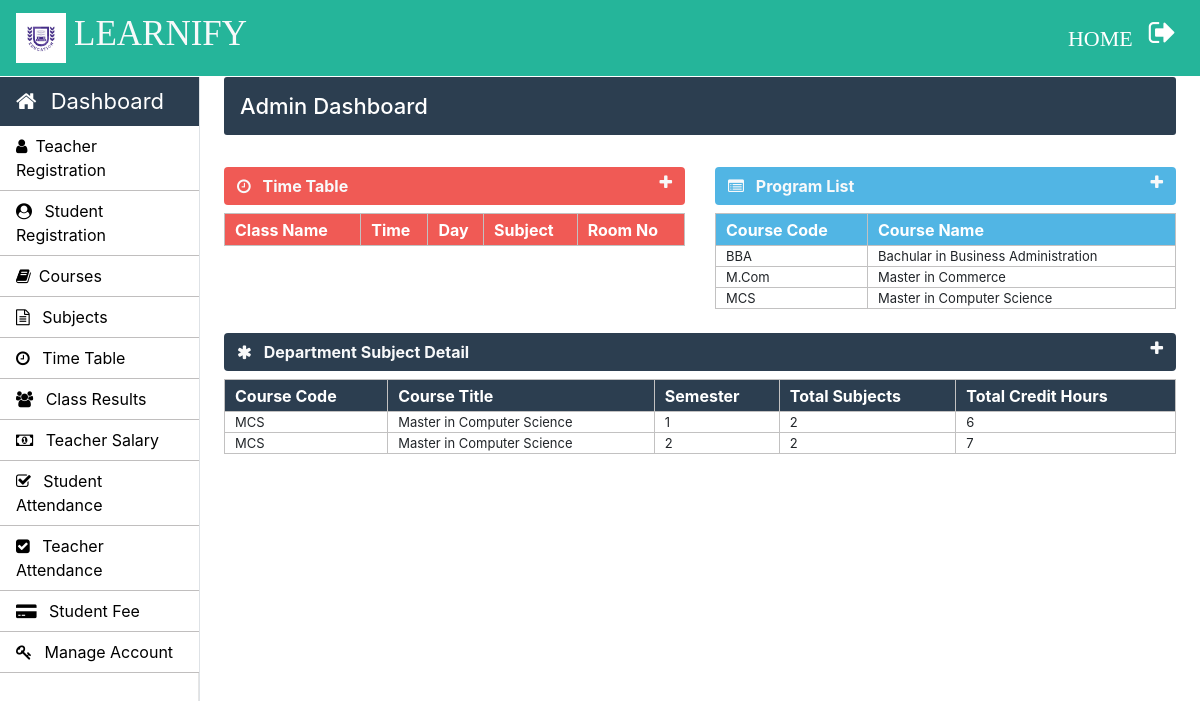
The page /admin/admin-index.php (signed in) on the database its author committed.
### tables this page shows
CREATE TABLE IF NOT EXISTS `courses` (
  `course_code` varchar(10) NOT NULL,
  `course_name` varchar(50) NOT NULL,
  `semester_or_year` varchar(10) NOT NULL,
  `no_of_year` int NOT NULL,
  PRIMARY KEY (`course_code`)
);

### Admin/admin-index.php (the view, shortened to what this page needs)
	<?php
		require_once "../connection/connection.php";
	?>
	<?php include('../common/common-header.php') ?>
	<?php include('../common/admin-sidebar.php') ?>
		<main role="main" class="col-xl-10 col-lg-9 col-md-8 ml-sm-auto px-md-4 mb-2 w-100 page-content-index">
			<div class="flex-wrap flex-md-no-wrap pt-3 pb-2 mb-3 text-white admin-dashboard pl-3">
				<h4>Admin Dashboard </h4>
			</div>
			<div class="row">
				<div class=" col-lg-6 col-md-12 col-sm-12 ">
					<div>
						<section class="mt-3">
							<div class="btn btn-block table-one text-light d-flex">
								<span class="font-weight-bold"><i class="fa fa-clock-o mr-2" aria-hidden="true"></i> Time Table</span>
								<a href="" class="ml-auto" data-toggle="collapse" data-target="#collapseOne"><i class="fa fa-plus text-light" aria-hidden="true"></i></a>
							</div>
							<div class="collapse show mt-2" id="collapseOne">
								<table class="w-100 table-elements table-one-tr"cellpadding="2">
									<tr class="pt-5 table-one text-white" style="height: 32px;">
										<th>Class Name</th>
										<th>Time</th>
										<th>Day</th>
										<th>Subject</th>
										<th>Room No</th>
									</tr>
								</table>
							</div>
						</section>
					</div>
				</div>
				<div class=" col-lg-6 col-md-12 col-sm-12">
					<div>
						<section class="mt-3">
							<div class="btn btn-block table-two text-light d-flex">
								<span class="font-weight-bold"><i class="fa fa-list-alt mr-2" aria-hidden="true"></i> Program List</span>
								<a href="" class="ml-auto" data-toggle="collapse" data-target="#collapsetwo"><i class="fa fa-plus text-light" aria-hidden="true"></i></a>
							</div>
							<div class="collapse show mt-2" id="collapsetwo">
								<table class="w-100 table-elements table-two-tr"cellpadding="2">
									<tr class="pt-5 table-two text-white" style="height: 32px;">
										<th>Course Code</th>
										<th>Course Name</th>
									</tr>
									<?php
										$query="select course_name,course_code from courses";
										$run=mysqli_query($con,$query);
										while($row=mysqli_fetch_array($run)) { ?>
											<tr>
												<td><?php echo $row['course_code'] ?></td>
												<td><?php echo $row['course_name'] ?></td>
											</tr>
										<?php }
									?>
								</table>
							</div>
						</section>
					</div>
				</div>
				<div class="col-md-12">
					<div>
						<section class="mt-4">
							<div class="btn btn-block table-three text-light d-flex">
								<span class="font-weight-bold"><i class="fa fa-asterisk mr-2" aria-hidden="true"></i> Department Subject Detail</span>
								<a href="" class="ml-auto" data-toggle="collapse" data-target="#collapsethree"><i class="fa fa-plus text-light" aria-hidden="true"></i></a>
							</div>
							<div class="collapse show mt-2" id="collapsethree">
								<table class="w-100 table-elements table-three-tr"cellpadding="2">
									<tr class="pt-5 table-three text-white" style="height: 32px;">
										<th>Course Code</th>
										<th>Course Title</th>
										<th>Semester</th>
										<th>Total Subjects</th>
										<th>Total Credit Hours</th>
									</tr>
									<?php
										$query="select course_code,course_name,semester,count(subject_code) as subject_code,sum(credit_hours) as credit_hours from course_subjects join courses using(course_code) group by course_code, semester";
										$run=mysqli_query($con,$query);
										while($row=mysqli_fetch_array($run)) {
											echo "<tr>";
											echo "<td>".$row["course_code"]."</td>";
											echo "<td>".$row["course_name"]."</td>";
											echo "<td>".$row["semester"]."</td>";
											echo "<td>".$row["subject_code"]."</td>";
											echo "<td>".$row["credit_hours"]."</td>";
											echo "</tr>";
										}
									?>
								</table>
							</div>
						</section>
					</div>
				</div>
			</div>
		</main>
	</body>
</html>

### Css/style.css (style rules this page uses)
h4 { font-size: 22px; }
.admin-dashboard { margin-top: 1px !important; background: #2c3e50 !important; border-radius: 3px; }
.table-elements tr, td, th { font-size: 13px; border: 1px solid rgb(194, 193, 193); padding-left: 10px !important; }
.table-one { background: #eb1811b6; }
.table-two { background: #51b5e4; }
.table-three { background: #2c3e50 !important; }
.table-font-for-transcript td, th { font-size: 16px !important; }

### rows shown on the page
courses: course_code "BBA", course_name "Bachular in Business Administration"
courses: course_code "M.Com", course_name "Master in Commerce"
courses: course_code "MCS", course_name "Master in Computer Science"

### other values the page prints
$row["course_code"] "MCS"
$row["course_name"] "Master in Computer Science"
$row["semester"] "1"
$row["subject_code"] "2"
$row["credit_hours"] "6"
$row["semester"] "2"
$row["credit_hours"] "7"
